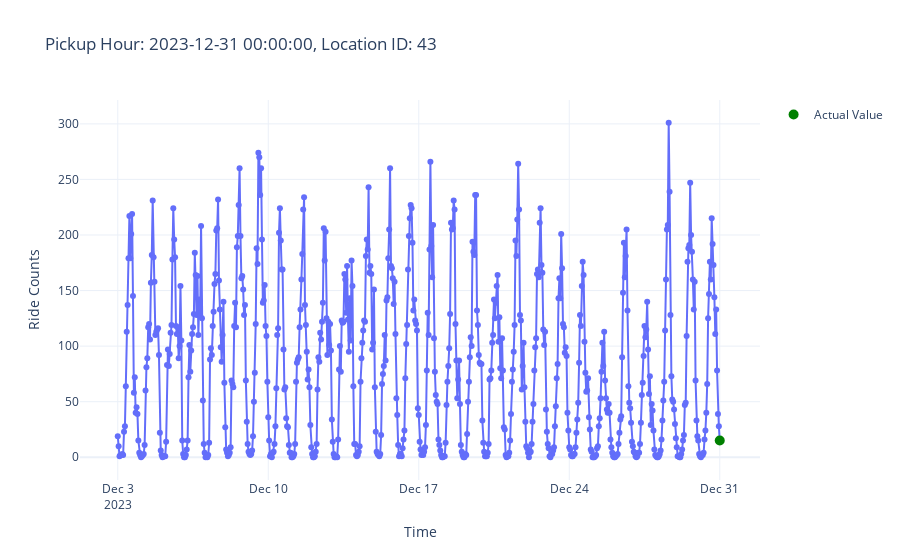

The cell this chart's notebook holds for it:
### Code cell
from src.plot_utils import plot_aggregated_time_series

# plot_aggregated_time_series(features, targets, row_id=3772)

plot_aggregated_time_series(features, targets, row_id=14153)

### Figure 1 — Plotly figure (JSON) as saved in the notebook; plotly's stock layout.template omitted (floating-point values rounded to 4 significant figures; data arrays with more than 128 entries replaced by an {"elided": "..."} marker saying what was removed)
{"data": [{"hovertemplate": "Time=%{x}<br>Ride Counts=%{y}<extra></extra>", "legendgroup": "", "line": {"color": "#636efa", "dash": "solid"}, "marker": {"symbol": "circle"}, "mode": "lines+markers", "name": "", "orientation": "v", "showlegend": false, "type": "scatter", "x": {"elided": "673 str values"}, "xaxis": "x", "y": {"elided": "673 int values"}, "yaxis": "y"}, {"line": {"color": "green"}, "marker": {"size": 10}, "mode": "markers", "name": "Actual Value", "type": "scatter", "x": ["2023-12-31T00:00:00"], "y": [15]}], "layout": {"legend": {"tracegroupgap": 0}, "title": {"text": "Pickup Hour: 2023-12-31 00:00:00, Location ID: 43"}, "xaxis": {"anchor": "y", "domain": [0, 1], "title": {"text": "Time"}}, "yaxis": {"anchor": "x", "domain": [0, 1], "title": {"text": "Ride Counts"}}}}
